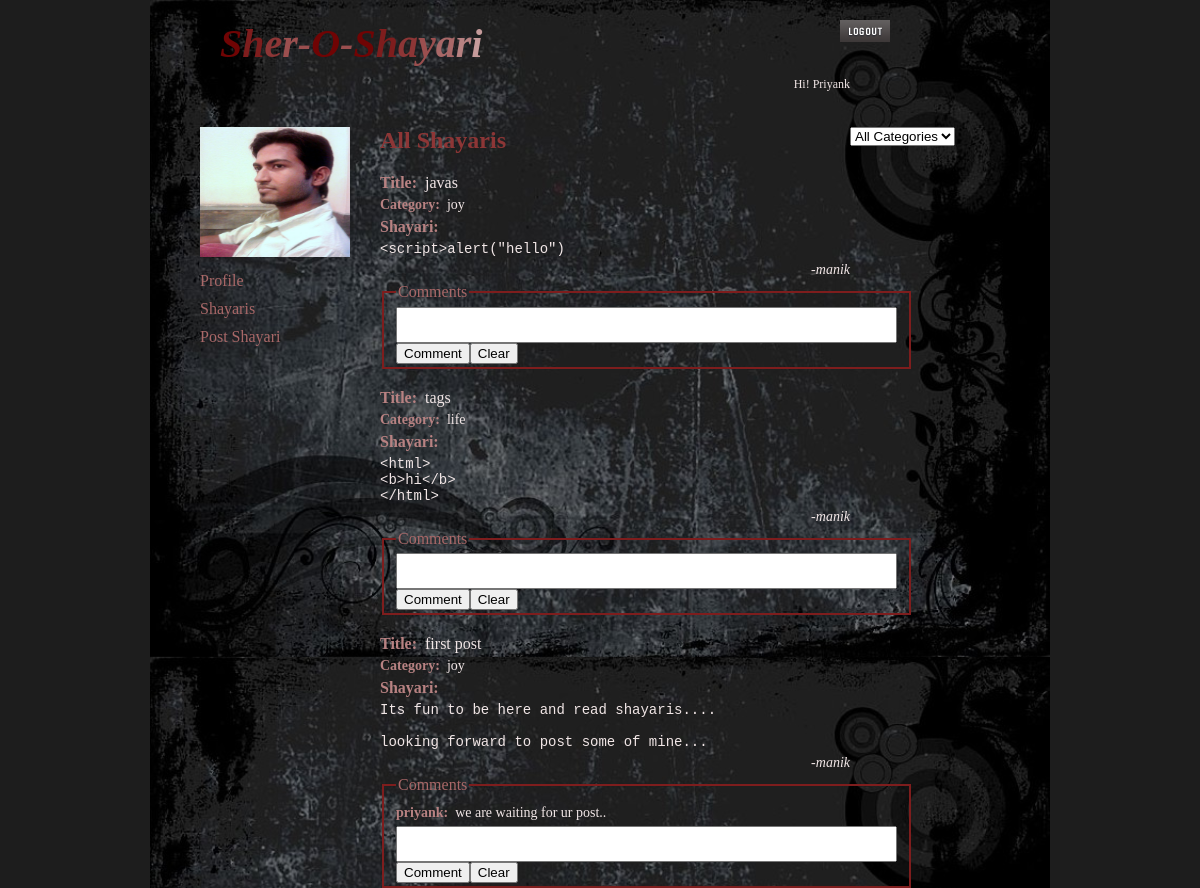
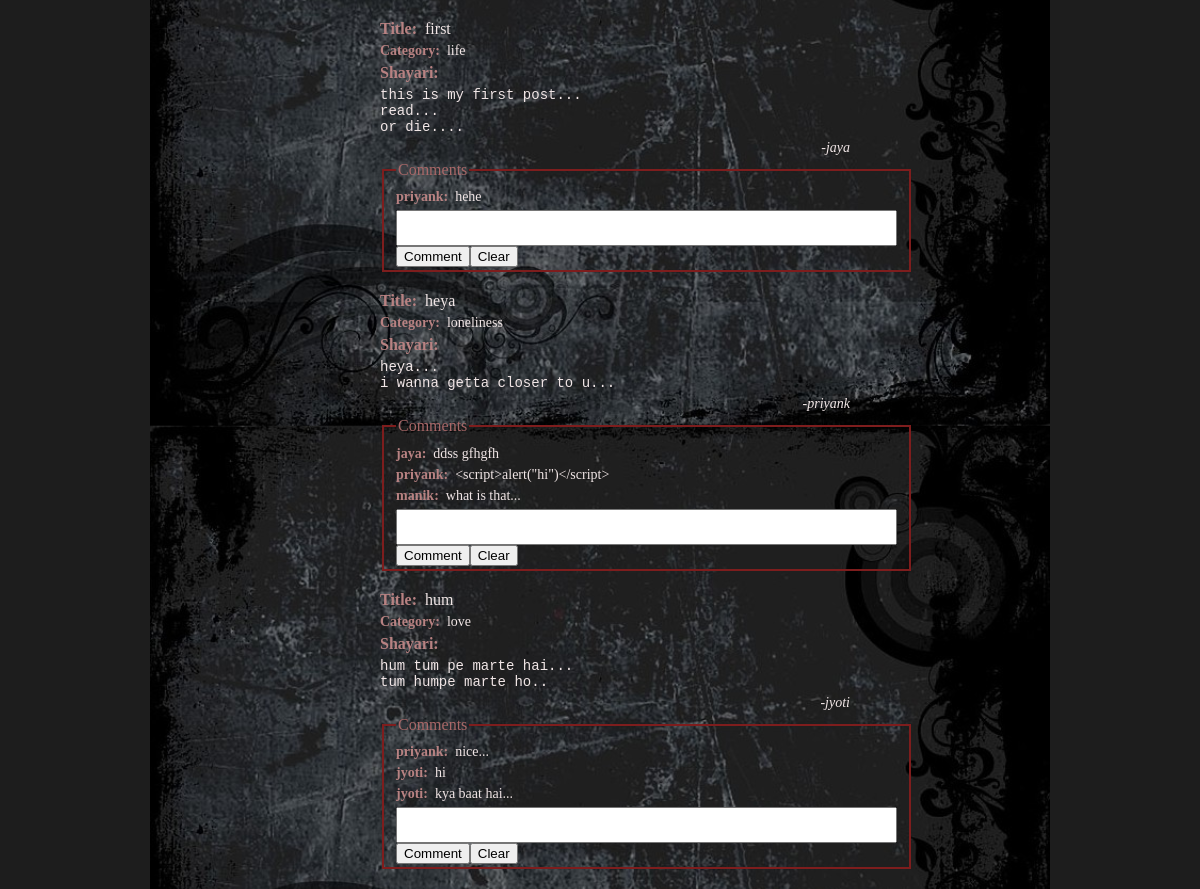
/blog/welcome/Shayaris/All_Shayaris.php (signed in), run on the app's committed database (2 pictures, top to bottom).
### tables this page shows
CREATE TABLE `users` (
  `username` varchar(255) NOT NULL,
  `password` varchar(255) NOT NULL,
  `name` varchar(255) NOT NULL,
  `email` varchar(255) NOT NULL,
  `gender` char(1) DEFAULT NULL,
  `id` int(11) NOT NULL AUTO_INCREMENT,
  PRIMARY KEY (`id`),
  UNIQUE KEY `username` (`username`)
);

CREATE TABLE `image` (
  `image_type` varchar(25) NOT NULL DEFAULT '',
  `image_size` varchar(25) NOT NULL DEFAULT '',
  `image_name` varchar(50) NOT NULL DEFAULT '',
  `user_id` int(11) NOT NULL,
  KEY `user_id` (`user_id`)
);

CREATE TABLE `shayari` (
  `title` varchar(255) NOT NULL,
  `shayari` longtext NOT NULL,
  `category` varchar(255) NOT NULL,
  `posted_on` timestamp NOT NULL DEFAULT CURRENT_TIMESTAMP,
  `shayari_id` int(11) NOT NULL AUTO_INCREMENT,
  `user_id` int(11) NOT NULL,
  `updated_on` timestamp NOT NULL DEFAULT '0000-00-00 00:00:00',
  PRIMARY KEY (`shayari_id`),
  KEY `user_id` (`user_id`)
);

CREATE TABLE `comment` (
  `comment` text NOT NULL,
  `shayari_id` int(11) NOT NULL,
  `comment_id` int(11) NOT NULL AUTO_INCREMENT,
  `user_id` int(11) NOT NULL,
  PRIMARY KEY (`comment_id`),
  KEY `shayari_id` (`shayari_id`),
  KEY `user_id` (`user_id`)
);

### blog/session_check.php (called while the page is built, shortened)
<?php
$user_id = $_SESSION['user_id'];
if(!isset($_SESSION['name'])) {
	$query = "select name from users where id='$user_id'" ;
	$result = mysql_query($query);
	while($row = mysql_fetch_array($result)) {
		$name = ucfirst($row[0]);
	}
} else {
	$name = ucfirst($_SESSION['name']);
}
?>

### blog/image_display.php (called while the page is built)
<?php
$sql = "select image_name from image where user_id='$user_id'";
$res = mysql_query($sql);
if(mysql_num_rows($res) == 1) {
	$image_row = mysql_fetch_array($res);
	$image = $image_row['image_name'];
}
else {
	$image = "default.jpg";
}
?>

### blog/welcome/Shayaris/All_Shayaris.php (the view, shortened to what this page needs)
<?php session_start();
include "../../session_check.php";
if(!isset($_POST['opt_category']) || $_POST['opt_category'] == 'all') {
	$query = "select title,shayari,category,shayari_id,user_id from shayari order by updated_on desc, posted_on desc";
	$result = mysql_query($query);
} else if(isset($_POST['opt_category']) && $_POST['opt_category'] != 'all') {
	$opt_cat = $_POST['opt_category'];
	$query = "select title,shayari,category,shayari_id,user_id from shayari where category='$opt_cat' order by updated_on desc, posted_on desc";
	$result = mysql_query($query);
}
include "../../image_display.php";
?>
<html>
<head>
<LINK href="/blog//welcome/welcome_pages.css" rel="stylesheet" type="text/css">
</head>
<body id='main'>
	<div>
		<div id='maindiv'>
			<div id='logout'><form method='post' action='All_Shayaris.php'><input type='hidden' name='logout' value='logout'/><input type='image' src='/blog/pictures/logout.jpg' alt='Logout'/></form></div>
			<h1><span style="color: #700404">S</span><span style="color:#7e1d1d">h</span><span style="color:#8d3636">e</span><span style="color:#9b4f4f">r</span><span style="color:#9b4f4f">-</span><span style="color:#700404">O</span><span style="color:#9b4f4f">-</span><span style="color:#700404">S</span><span style="color:#7e1d1d">h</span><span style="color:#8d3636">a</span><span style="color:#9b4f4f">y</span><span style="color:#a96868">a</span><span style="color:#b88282">r</span><span style="color:#c69b9b">i</span></h1>
			<p id='welcome'> Hi! <?php echo $name ?> </p><br/>
		</div>
		<div id='leftside'>
			<div id='pic'>
				<img src="/blog/upload/<?php echo $image ?>" />
			</div>
			<div id='links'>
				<div class='leftlink'><a href="/blog/welcome/profile/profile.php">Profile</a></div>
				<div class='leftlink' id='shayari'>
					<span id='waste'>Shayaris
					</span>
				</div>
				<div class='leftlink'><a href="/blog/welcome/post_shayari/Post_Shayari.php">Post Shayari</a></div>
			</div>
		</div>
		<div id='rightside'>
			<div id='commentleft'>
				<h2>All Shayaris</h2>
				<?php
					if(mysql_num_rows($result) == 0) {
						echo "<p>No post in this category</p>";
					} else {
						while ($row = mysql_fetch_array($result)) {
							$u_id = $row['user_id'];
							$u_name_query = "select username from users where id = '$u_id'";
							$u_name_result = mysql_query($u_name_query);
							$row1 = mysql_fetch_array($u_name_result);
							$shayari_id = $row['shayari_id'];
							echo "<div>";
								echo "<p><b>Title:&nbsp;&nbsp;</b>".$row['title']."</p>";
								echo "<p><b>Category:</b>&nbsp;&nbsp;".$row['category']."</p>";
								echo "<div><b>Shayari:</b><br/><pre>".$row['shayari']."</pre><p>-".$row1[0]."</p></div>";
								echo "<fieldset>";
									echo "<legend>Comments</legend>";
									echo "<div id='display_comments'>";
										$query2 = "select user_id, comment from comment where shayari_id = '$shayari_id'";
										$result2 = mysql_query($query2);
										while ($row_comments = mysql_fetch_array($result2)) {
											$show_comment = $row_comments['comment'];
											$u_id = $row_comments['user_id'];
											$u_name_query = "select username from users where id = '$u_id'";
											$u_name_result = mysql_query($u_name_query);
											$row1 = mysql_fetch_array($u_name_result);
											echo "<p><b>".$row1[0].":</b>&nbsp;&nbsp;".$show_comment."</p>";
										}
									echo "</div>";
									echo "<div>";
										echo "<textarea cols='60' rows='2' name='comment'></textarea><br/>";
										echo "<input type='submit' name='submit_comment' value='Comment' onclick='postComment(this)' />";
										echo "<input type='button' name='clear' value='Clear' onclick='clear_comment(this)' />";
									echo "</div>";
								echo "</fieldset>";
							echo "</div>";
						}
					}
				?>
			</div>
			<div id='commentright'>
				<form method='post' action='All_Shayaris.php' >
					<select name='opt_category' id='opt_category' onchange='submit()'>
						<option name='val' value='all'>All Categories</option>
					</select>
				</form>
			</div><br/>
		</div><br/>
	</div>
</body>
</html>

### blog/welcome/welcome_pages.css (style rules this page uses)
#main { background-color: #1d1d1d; margin:0; }
#main > div { margin:auto; width:75%; min-height: 680px; background-repeat: repeat-y; background-size: 100%; background-image:url('/blog/pictures/front-image.jpg'); }
h1 { font-style: italic; color:#ffffff; font-size: 40px; margin:0 0 0 70px; padding-top: 20px; }
div#logout { float:right; margin:20px 160px 0 0; }
fieldset { margin-top: 75px; border: 2px solid #7e1d1d; }
a,span#waste { color: a96868; text-decoration: none; }
label,legend { color: #a96868; }
span#waste { cursor:pointer; }
p#welcome { color:#f1e6e6; float:right; font-size:12px; margin: 10px 200px 0 0; }
div#leftside { width:20%; float:left; padding-left:50px; height:auto; }
div#rightside { float:left; }
div#maindiv { margin-bottom:35px; }
div.leftlink { padding :5px 0; }
div#pic { margin-bottom: 10px; width: 150px; height: 130px; }
div#pic img { width:100%; height:100%; }
div#commentleft p,div#commentleft pre { color: #f1e6e6 ; margin:5px 0; }
b { color: #b88282; }

### blog/welcome/Shayaris/All_Shayaris.php (style rules this page uses)
pre { font-size :14px; }
div#rightside textarea { resize : none; }
div#commentleft { float:left; width:470px; }
div#commentright { float:right; }
div#commentleft > div > p:first-child { font-size: 16px; }
div#commentleft p { font-size:14px; }
div#commentleft fieldset { padding-bottom: 3px; margin-top:0; margin-bottom:20px; }
div#commentleft > div > div > p { text-align: right; font-size:14px; font-style:italic; }
h2 { color:#8d3636; margin-top:0; }

### data on the page
users: name "Priyank"
image: image_name (picture)
shayari: title "javas", category "joy", shayari "<script>alert(\"hello\")", user.username "manik"
shayari: title "tags", category "life", shayari "<html> <b>hi</b> </html>", user.username "manik"
shayari: title "first post", category "joy", shayari "Its fun to be here and read shayaris.... looking forward to post some of mine...", user.username "manik"
comment: user.username "priyank", comment "we are waiting for ur post.."
shayari: title "first", category "life", shayari "this is my first post... read... or die....", user.username "jaya"
comment: user.username "priyank", comment "hehe"
shayari: title "heya", category "loneliness", shayari "heya... i wanna getta closer to u...", user.username "priyank"
comment: user.username "jaya", comment "ddss gfhgfh"
comment: user.username "priyank", comment "<script>alert(\"hi\")</script>"
comment: user.username "manik", comment "what is that..."
shayari: title "hum", category "love", shayari "hum tum pe marte hai... tum humpe marte ho..", user.username "jyoti"
comment: user.username "priyank", comment "nice..."
comment: user.username "jyoti", comment "hi"
comment: user.username "jyoti", comment "kya baat hai..."
